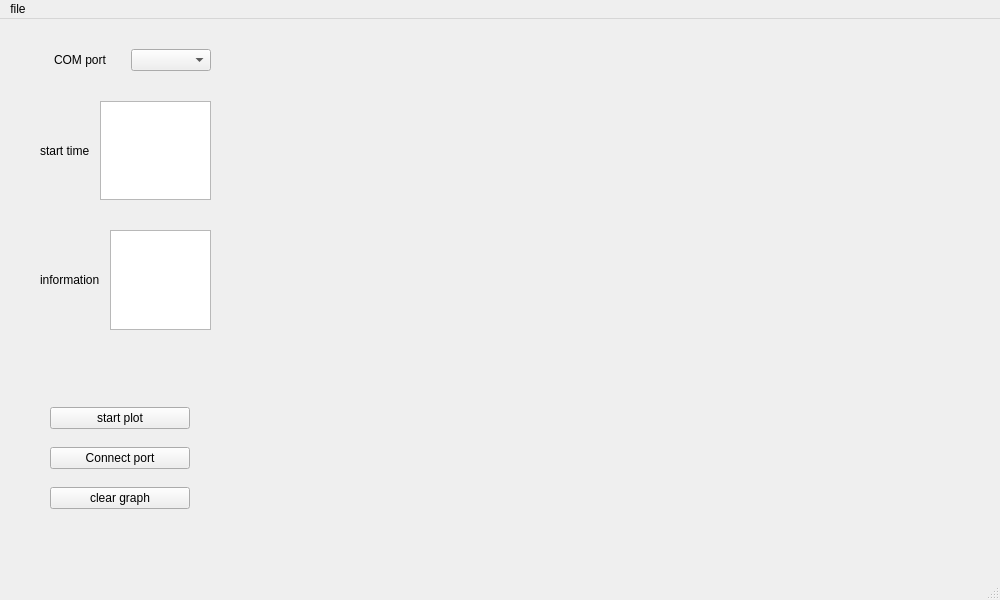
<?xml version="1.0" encoding="UTF-8"?>
<ui version="4.0">
 <class>MainWindow</class>
 <widget class="QMainWindow" name="MainWindow">
  <property name="geometry">
   <rect>
    <x>0</x>
    <y>0</y>
    <width>1000</width>
    <height>600</height>
   </rect>
  </property>
  <property name="font">
   <font>
    <pointsize>9</pointsize>
   </font>
  </property>
  <property name="windowTitle">
   <string>MainWindow</string>
  </property>
  <widget class="QWidget" name="centralwidget">
   <widget class="QWidget" name="verticalLayoutWidget">
    <property name="geometry">
     <rect>
      <x>240</x>
      <y>10</y>
      <width>741</width>
      <height>541</height>
     </rect>
    </property>
    <layout class="QVBoxLayout" name="verticalLayout">
     <property name="spacing">
      <number>10</number>
     </property>
     <property name="leftMargin">
      <number>10</number>
     </property>
     <property name="topMargin">
      <number>10</number>
     </property>
     <property name="rightMargin">
      <number>10</number>
     </property>
     <property name="bottomMargin">
      <number>10</number>
     </property>
     <item>
      <widget class="PlotWidget" name="graph1" native="true"/>
     </item>
     <item>
      <widget class="PlotWidget" name="graph2" native="true"/>
     </item>
     <item>
      <widget class="PlotWidget" name="graph3" native="true"/>
     </item>
    </layout>
   </widget>
   <widget class="QWidget" name="verticalLayoutWidget_2">
    <property name="geometry">
     <rect>
      <x>40</x>
      <y>370</y>
      <width>160</width>
      <height>141</height>
     </rect>
    </property>
    <layout class="QVBoxLayout" name="verticalLayout_2">
     <property name="spacing">
      <number>10</number>
     </property>
     <property name="leftMargin">
      <number>10</number>
     </property>
     <property name="topMargin">
      <number>10</number>
     </property>
     <property name="rightMargin">
      <number>10</number>
     </property>
     <property name="bottomMargin">
      <number>10</number>
     </property>
     <item>
      <widget class="QPushButton" name="startplot">
       <property name="text">
        <string>start plot</string>
       </property>
      </widget>
     </item>
     <item>
      <widget class="QPushButton" name="connect">
       <property name="text">
        <string>Connect port</string>
       </property>
      </widget>
     </item>
     <item>
      <widget class="QPushButton" name="clearplot">
       <property name="text">
        <string>clear graph</string>
       </property>
      </widget>
     </item>
    </layout>
   </widget>
   <widget class="QWidget" name="">
    <property name="geometry">
     <rect>
      <x>20</x>
      <y>10</y>
      <width>211</width>
      <height>321</height>
     </rect>
    </property>
    <layout class="QVBoxLayout" name="verticalLayout_3">
     <property name="spacing">
      <number>10</number>
     </property>
     <property name="leftMargin">
      <number>10</number>
     </property>
     <property name="topMargin">
      <number>10</number>
     </property>
     <property name="rightMargin">
      <number>10</number>
     </property>
     <property name="bottomMargin">
      <number>10</number>
     </property>
     <item>
      <layout class="QHBoxLayout" name="horizontalLayout">
       <property name="spacing">
        <number>10</number>
       </property>
       <property name="leftMargin">
        <number>10</number>
       </property>
       <property name="topMargin">
        <number>10</number>
       </property>
       <property name="rightMargin">
        <number>10</number>
       </property>
       <property name="bottomMargin">
        <number>10</number>
       </property>
       <item alignment="Qt::AlignHCenter|Qt::AlignVCenter">
        <widget class="QLabel" name="labelcomport">
         <property name="text">
          <string>COM port</string>
         </property>
        </widget>
       </item>
       <item>
        <widget class="QComboBox" name="comboBox"/>
       </item>
      </layout>
     </item>
     <item>
      <layout class="QHBoxLayout" name="horizontalLayout_3">
       <property name="leftMargin">
        <number>10</number>
       </property>
       <property name="topMargin">
        <number>10</number>
       </property>
       <property name="rightMargin">
        <number>10</number>
       </property>
       <property name="bottomMargin">
        <number>10</number>
       </property>
       <item>
        <widget class="QLabel" name="label">
         <property name="text">
          <string>start time</string>
         </property>
        </widget>
       </item>
       <item>
        <widget class="QPlainTextEdit" name="plainTextEdit"/>
       </item>
      </layout>
     </item>
     <item>
      <layout class="QHBoxLayout" name="horizontalLayout_2">
       <property name="spacing">
        <number>10</number>
       </property>
       <property name="leftMargin">
        <number>10</number>
       </property>
       <property name="topMargin">
        <number>10</number>
       </property>
       <property name="rightMargin">
        <number>10</number>
       </property>
       <property name="bottomMargin">
        <number>10</number>
       </property>
       <item>
        <widget class="QLabel" name="label_2">
         <property name="text">
          <string>information</string>
         </property>
        </widget>
       </item>
       <item>
        <widget class="QPlainTextEdit" name="plainTextEdit_2"/>
       </item>
      </layout>
     </item>
    </layout>
   </widget>
  </widget>
  <widget class="QMenuBar" name="menubar">
   <property name="geometry">
    <rect>
     <x>0</x>
     <y>0</y>
     <width>1000</width>
     <height>22</height>
    </rect>
   </property>
   <widget class="QMenu" name="menufile">
    <property name="title">
     <string>file</string>
    </property>
    <addaction name="actionsave"/>
   </widget>
   <addaction name="menufile"/>
  </widget>
  <widget class="QStatusBar" name="statusbar"/>
  <action name="actionsave">
   <property name="text">
    <string>save</string>
   </property>
  </action>
 </widget>
 <customwidgets>
  <customwidget>
   <class>PlotWidget</class>
   <extends>QWidget</extends>
   <header>pyqtgraph</header>
   <container>1</container>
  </customwidget>
 </customwidgets>
 <resources/>
 <connections/>
</ui>
